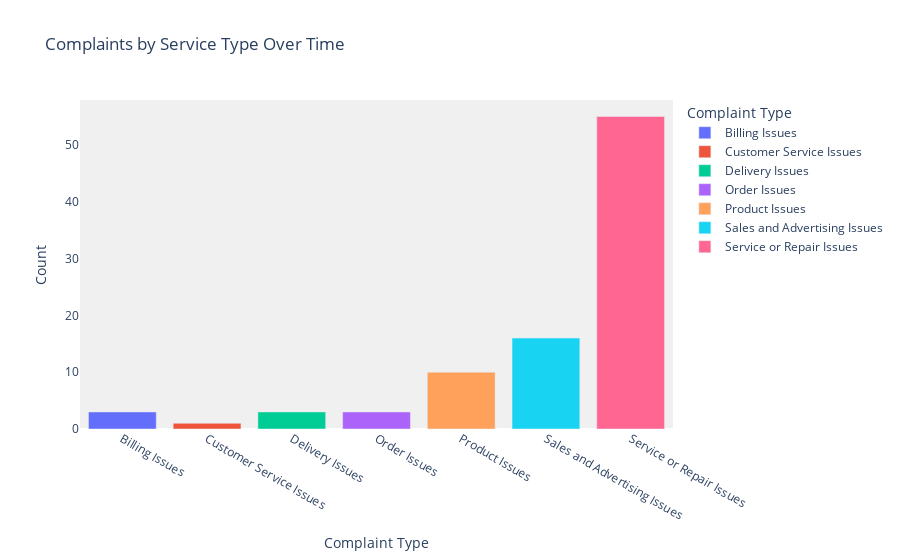

The code cell stored with this chart in its notebook:
### Code cell
selected_year = 2021
year_data = only_serv[only_serv['year'] == selected_year]
year_data = year_data.groupby('complaint_type')['count'].sum().reset_index()
fig = px.bar(year_data, x='complaint_type', y='count', color='complaint_type',
    title='Complaints by Service Type Over Time ',
    labels={'date':'Date', 'count':'Count', 'complaint_type':'Complaint Type'},
    )
fig.update_layout(
    plot_bgcolor='rgba(240,240,240,1)',
    paper_bgcolor='rgba(0,0,0,0)',
    xaxis_title ='Complaint Type',
    yaxis_title ='Count',
    font=dict(size=12),
    xaxis=dict(showgrid=False,dtick="Y1",tickformat="%Y"),
    yaxis=dict(showgrid=False),
    hovermode ='x unified'
)

### Figure 1 — Plotly figure (JSON) as saved in the notebook; plotly's stock layout.template omitted (floating-point values rounded to 4 significant figures)
{"data": [{"alignmentgroup": "True", "hovertemplate": "Complaint Type=%{x}<br>Count=%{y}<extra></extra>", "legendgroup": "Billing Issues", "marker": {"color": "#636efa", "pattern": {"shape": ""}}, "name": "Billing Issues", "offsetgroup": "Billing Issues", "orientation": "v", "showlegend": true, "textposition": "auto", "type": "bar", "x": ["Billing Issues"], "xaxis": "x", "y": [3], "yaxis": "y"}, {"alignmentgroup": "True", "hovertemplate": "Complaint Type=%{x}<br>Count=%{y}<extra></extra>", "legendgroup": "Customer Service Issues", "marker": {"color": "#EF553B", "pattern": {"shape": ""}}, "name": "Customer Service Issues", "offsetgroup": "Customer Service Issues", "orientation": "v", "showlegend": true, "textposition": "auto", "type": "bar", "x": ["Customer Service Issues"], "xaxis": "x", "y": [1], "yaxis": "y"}, {"alignmentgroup": "True", "hovertemplate": "Complaint Type=%{x}<br>Count=%{y}<extra></extra>", "legendgroup": "Delivery Issues", "marker": {"color": "#00cc96", "pattern": {"shape": ""}}, "name": "Delivery Issues", "offsetgroup": "Delivery Issues", "orientation": "v", "showlegend": true, "textposition": "auto", "type": "bar", "x": ["Delivery Issues"], "xaxis": "x", "y": [3], "yaxis": "y"}, {"alignmentgroup": "True", "hovertemplate": "Complaint Type=%{x}<br>Count=%{y}<extra></extra>", "legendgroup": "Order Issues", "marker": {"color": "#ab63fa", "pattern": {"shape": ""}}, "name": "Order Issues", "offsetgroup": "Order Issues", "orientation": "v", "showlegend": true, "textposition": "auto", "type": "bar", "x": ["Order Issues"], "xaxis": "x", "y": [3], "yaxis": "y"}, {"alignmentgroup": "True", "hovertemplate": "Complaint Type=%{x}<br>Count=%{y}<extra></extra>", "legendgroup": "Product Issues", "marker": {"color": "#FFA15A", "pattern": {"shape": ""}}, "name": "Product Issues", "offsetgroup": "Product Issues", "orientation": "v", "showlegend": true, "textposition": "auto", "type": "bar", "x": ["Product Issues"], "xaxis": "x", "y": [10], "yaxis": "y"}, {"alignmentgroup": "True", "hovertemplate": "Complaint Type=%{x}<br>Count=%{y}<extra></extra>", "legendgroup": "Sales and Advertising Issues", "marker": {"color": "#19d3f3", "pattern": {"shape": ""}}, "name": "Sales and Advertising Issues", "offsetgroup": "Sales and Advertising Issues", "orientation": "v", "showlegend": true, "textposition": "auto", "type": "bar", "x": ["Sales and Advertising Issues"], "xaxis": "x", "y": [16], "yaxis": "y"}, {"alignmentgroup": "True", "hovertemplate": "Complaint Type=%{x}<br>Count=%{y}<extra></extra>", "legendgroup": "Service or Repair Issues", "marker": {"color": "#FF6692", "pattern": {"shape": ""}}, "name": "Service or Repair Issues", "offsetgroup": "Service or Repair Issues", "orientation": "v", "showlegend": true, "textposition": "auto", "type": "bar", "x": ["Service or Repair Issues"], "xaxis": "x", "y": [55], "yaxis": "y"}], "layout": {"barmode": "relative", "font": {"size": 12}, "hovermode": "x unified", "legend": {"title": {"text": "Complaint Type"}, "tracegroupgap": 0}, "paper_bgcolor": "rgba(0,0,0,0)", "plot_bgcolor": "rgba(240,240,240,1)", "title": {"text": "Complaints by Service Type Over Time "}, "xaxis": {"anchor": "y", "categoryarray": ["Billing Issues", "Customer Service Issues", "Delivery Issues", "Order Issues", "Product Issues", "Sales and Advertising Issues", "Service or Repair Issues"], "categoryorder": "array", "domain": [0, 1], "dtick": "Y1", "showgrid": false, "tickformat": "%Y", "title": {"text": "Complaint Type"}}, "yaxis": {"anchor": "x", "domain": [0, 1], "showgrid": false, "title": {"text": "Count"}}}}
